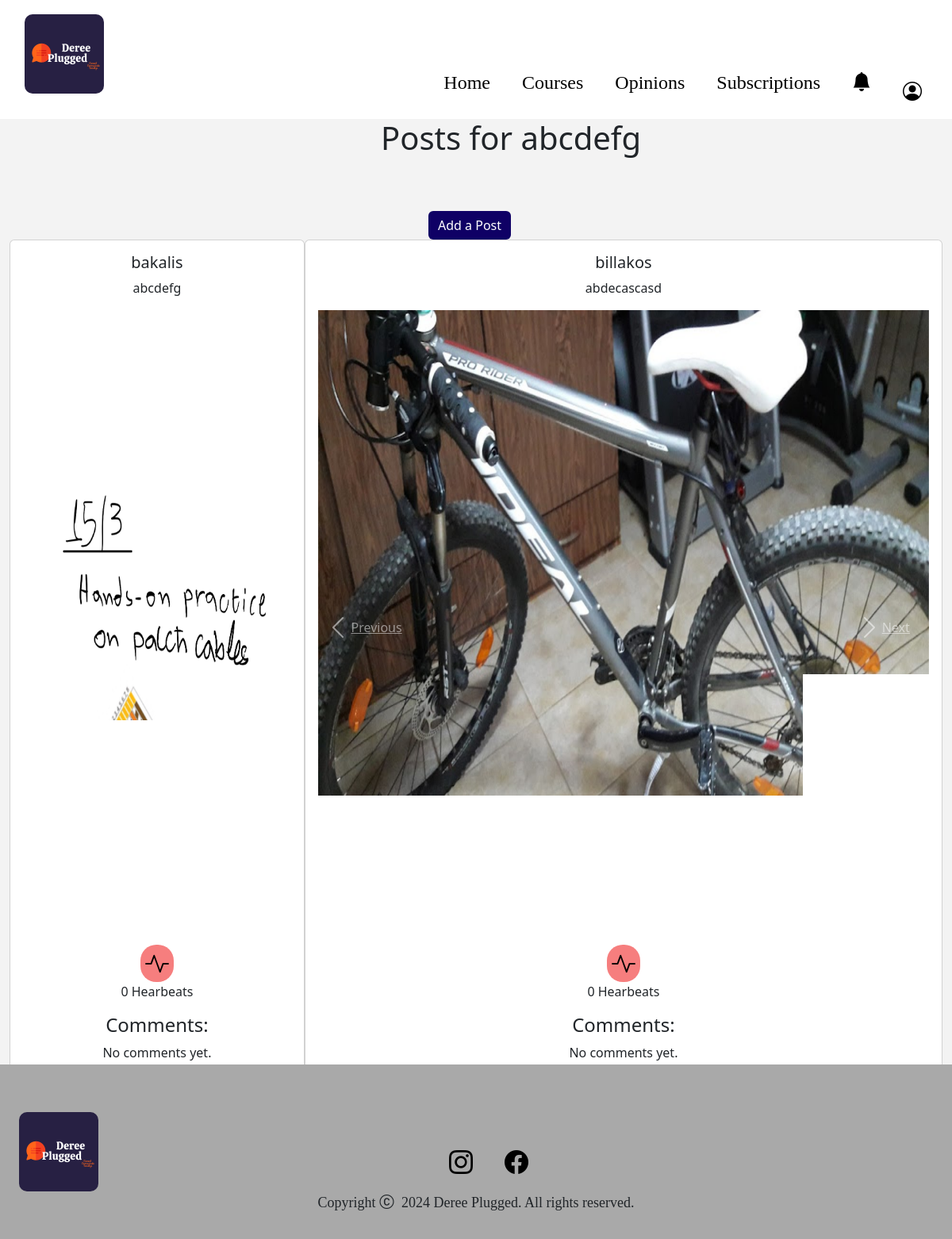
/posts/course/1/posts/, run on the app's committed database.
### notes/models.py (models this page shows, shortened)
class Notes(models.Model):# I initialize the title, description etc. for the notes posts
    title = models.CharField(max_length=7)
    description = models.TextField()
    course_field = models.CharField(max_length=3)
    prerequisites = models.CharField(max_length=255, blank=True, null=True)
    corequisites = models.CharField(max_length=255, blank=True, null=True)
    level = models.CharField(max_length=2, blank=True, null=True)
    file = models.FileField(upload_to='media/')

### posts/models.py (models this page shows, shortened)
class Post(models.Model):
    note = models.ForeignKey(Notes, on_delete=models.CASCADE)
    user = models.ForeignKey(User, on_delete=models.CASCADE)
    description = models.TextField()
    image = models.ImageField(upload_to='posts/images/')
    created_at = models.DateTimeField(auto_now_add=True)

class PostImage(models.Model):
    post = models.ForeignKey(Post, on_delete=models.CASCADE, related_name='images')
    image = models.ImageField(upload_to='posts/images/')

### posts/views.py (the view)
# urls.py: path('course/<int:course_id>/posts/', views.course_posts, name='course_posts'),
def course_posts(request, course_id):
    course = get_object_or_404(Notes, id=course_id)
    posts = Post.objects.filter(note=course)
    context = {
        'course': course,
        'posts': posts,
    }
    return render(request, 'notes_posts.html', context)

### templates/notes_posts.html (shortened to what this page needs)
{% extends "index.html" %}
{% load static %}
{% block css %}
<link rel="stylesheet" href="{% static 'css/common.css' %}">
    <link rel="stylesheet" href="{% static 'css/notes_posts.css' %}">
{% endblock %}
{% block body %}
<h1 id="h1_posts">Posts for {{ course.title }}</h1>
<a href="{% url 'add_post' course.id %}" class="btn btn-primary" id="add_post_button">Add a Post</a>
<div class="container-fluid cnt4">
    <div class="posts-list">
        {% for post in posts %}
        <div class="post card" id="card-post">
            <div class="card-body">
                <h5 class="card-title">{{ post.user }}</h5>
                <p class="card-text">{{ post.description }}</p>
                {% if post.images.all %}
                <div id="carousel-{{ post.id }}" class="carousel slide" data-ride="carousel">
                    <div class="carousel-inner">
                        {% for image in post.images.all %}
                        <div class="carousel-item {% if forloop.first %}active{% endif %}">
                            <img src="{{ image.image.url }}" class="d-block w-100" alt="...">
                        </div>
                        {% endfor %}
                    </div>
                    <a class="carousel-control-prev" href="#carousel-{{ post.id }}" role="button" data-slide="prev">
                        <span class="carousel-control-prev-icon" aria-hidden="true"></span>
                        <span class="sr-only">Previous</span>
                    </a>
                    <a class="carousel-control-next" href="#carousel-{{ post.id }}" role="button" data-slide="next">
                        <span class="carousel-control-next-icon" aria-hidden="true"></span>
                        <span class="sr-only">Next</span>
                    </a>
                </div>
                {% endif %}
                <form action="{% url 'like_post' post.id %}" method="post">
                    {% if user in post.likes.all %}
                    <button type="submit">Unlike</button>
                    {% else %}
                    <button type="submit" id="heartbeat_button"><i class="bi bi-activity"></i></button>
                    {% endif %}
                </form>
                <p>{{ post.likes.count }} Hearbeats</p>
                <div class="comments">
                    <h4>Comments:</h4>
                    {% for comment in post.comments.all %}
                    <div class="comment">
                        <p><strong>{{ comment.user.username }}:</strong> {{ comment.text }}</p>
                    </div>
                    {% empty %}
                    <p>No comments yet.</p>
                    {% endfor %}
                </div>
                <form action="{% url 'add_comment' post.id %}" method="post">
                    <button type="submit">Add Comment</button>
                </form>
            </div>
        </div>
        {% endfor %}
    </div>
</div>
{% endblock %}

### staticfiles/css/notes_posts.css (style rules this page uses)
body { height: 100%; background-color: rgb(243, 243, 243); overflow-x: hidden ; }
#heartbeat_button { background:none; overlay:none; border:none; font-size:30px; background-color: rgb(246, 126, 126); border-radius:20px; }
#add_post_button { display:relative; margin-top:5%; background-color: rgb(15, 0, 101); border:none; margin-left:45%; }
.cnt4 { display: flex; justify-content: center; text-align: center; align-items: center; }
#h1_posts { margin-left:40%; }
.carousel-item img { width: 100%; height: 800px; object-fit:fill; }
.posts-list { display: flex; justify-content: center; align-items: center; }
#card-post { display: flex; justify-content: center; align-items: center; margin:auto; }

### data on the page
Notes: title "abcdefg"
Post: user "bakalis", description "abcdefg", likes.count "0"
PostImage: image (picture)
Post: user "billakos", description "abdecascasd", likes.count "0"
PostImage: image (picture)
